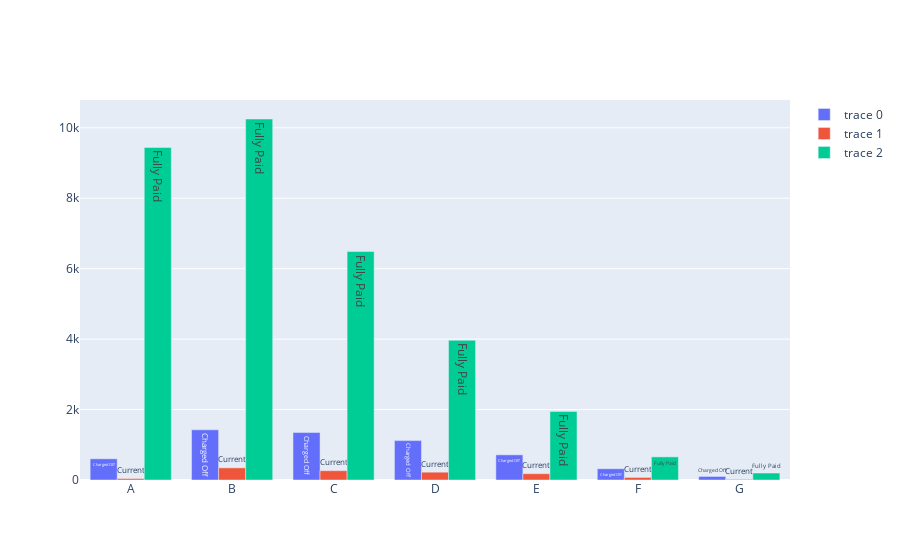

Source (notebook cell):
### Code cell
fig = go.Figure()
fig.add_trace(go.Bar(x=grade_vs_loan['grade'],y=grade_vs_loan['Charged Off'],text='Charged Off'))
fig.add_trace(go.Bar(x=grade_vs_loan['grade'],y=grade_vs_loan['Current'],text='Current'))
fig.add_trace(go.Bar(x=grade_vs_loan['grade'],y=grade_vs_loan['Fully Paid'],text='Fully Paid'))
fig.show()

### Figure 1 — Plotly figure (JSON) as saved in the notebook; plotly's stock layout.template omitted (floating-point values rounded to 4 significant figures)
{"data": [{"text": "Charged Off", "type": "bar", "x": ["A", "B", "C", "D", "E", "F", "G"], "y": [602, 1425, 1347, 1118, 715, 319, 101]}, {"text": "Current", "type": "bar", "x": ["A", "B", "C", "D", "E", "F", "G"], "y": [40, 345, 264, 222, 179, 73, 17]}, {"text": "Fully Paid", "type": "bar", "x": ["A", "B", "C", "D", "E", "F", "G"], "y": [9443, 10250, 6487, 3967, 1948, 657, 198]}], "layout": {}}
